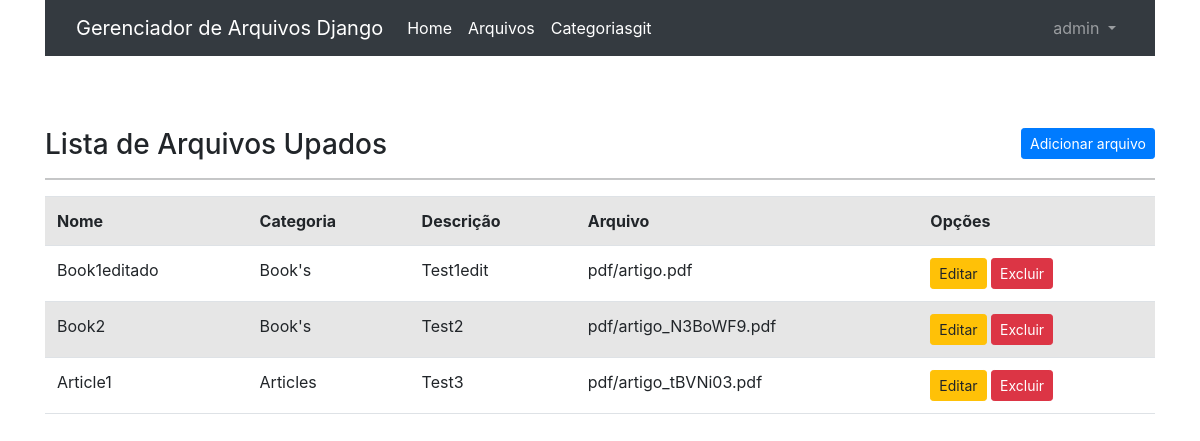
The app's page /listar/arquivos (signed in), older data.
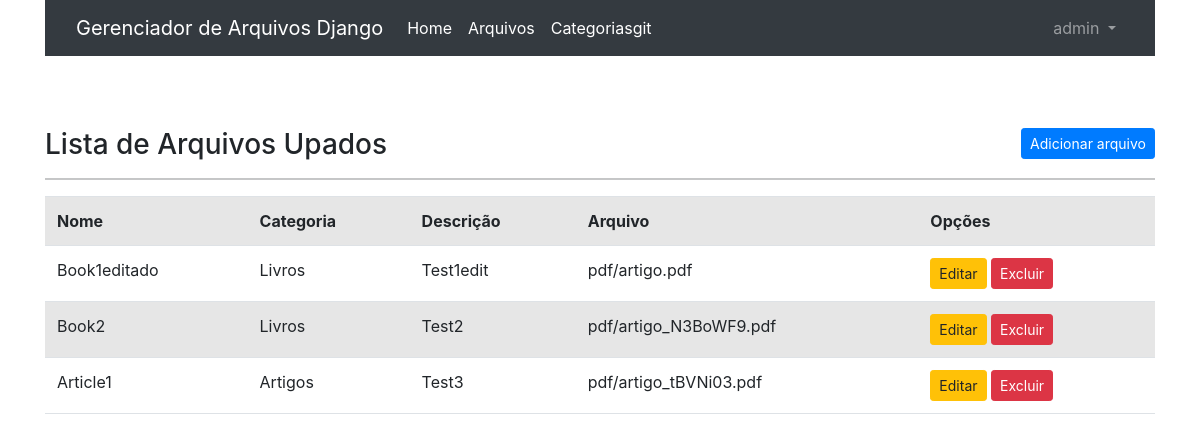
The same page, newer data.
### materiais/models.py (models this page shows, shortened)
class Arquivo(models.Model):
    nome = models.CharField(max_length=50)
    descricao = models.TextField(verbose_name="Descrição")
    created_at = models.DateTimeField(auto_now_add=True)
    arquivo = models.FileField(upload_to='pdf/')
    categoria = models.ForeignKey(
        'Categoria', on_delete=models.SET_NULL, null=True, blank=True)

class Categoria(models.Model):
    nome = models.CharField(max_length=50, unique=True)
    class Meta:
        ordering = ('nome',)
    def __str__(self):
        return self.nome

### materiais/views.py (the view)
# urls.py: path('listar/arquivos', ArquivoList.as_view(), name='listar-arquivos'),
class ArquivoList(LoginRequiredMixin, ListView):
    login_url = reverse_lazy('login')
    model = Arquivo
    template_name = 'materiais/listas/arquivo.html'

### materiais/templates/materiais/listas/arquivo.html (shortened to what this page needs)
{% extends 'paginas/base.html' %}
{% load static %}
{% block content %}
<h3>
    Lista de Arquivos Upados
    <a href="{% url 'upar-arquivo' %}" class="btn btn-primary btn-sm float-right">Adicionar arquivo</a>
</h3>
<hr>
<div class="table-responsive">
    <table class="table table-striped">
        <tr>
            <th>Nome</th>
            <th>Categoria</th>
            <th>Descrição</th>
            <th>Arquivo</th>
            <th>Opções</th>
        </tr>
        {% for arquivo in object_list.filter %}
        <tr>
            {% if arquivo.categoria_id %}
            <td>{{ arquivo.nome }}</td>
            <td>{{ arquivo.categoria }}</td>
            <td>{{ arquivo.descricao }}</td>
            <td>{{ arquivo.arquivo }}</td>
            <td>
                <a href="{% url 'editar-arquivo' arquivo.pk %}" class="btn btn-warning btn-sm">Editar
                </a>
                <a href="{% url 'excluir-arquivo' arquivo.pk %}" class="btn btn-danger btn-sm">Excluir
                </a>
            </td>
            {% endif %}
        </tr>
        {% empty %}
        <tr>
            <td colspan="3">Nenhum arquivo upado.</td>
        </tr>
        {% endfor %}
    </table>
</div>
{% endblock %}

Row changes from the older to the newer data that the page shows:
changed through a linked row, Arquivo "Book1editado": categoria "Book's" → "Livros"
changed through a linked row, Arquivo "Book2": categoria "Book's" → "Livros"
changed through a linked row, Arquivo "Article1": categoria "Articles" → "Artigos"
